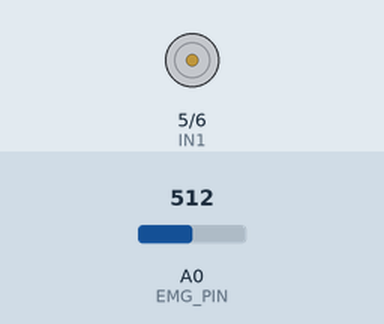
Bench run of a sketch on a simulated Arduino Uno, built with avr-gcc and run on an emulated ATmega328P. Parts: motor-driver pin pairs drawn as motors (green arrow = first pin HIGH = forward, orange = second pin HIGH = backward, longer = more drive). Inputs (shaded band) come from the test bench; at power-on: A0 (EMG_PIN) = 512. What the sketch prints to the serial monitor is not drawn.

Above: at 1.2 s.
1.3 s: A0 (EMG_PIN) set to 626
2.8 s: A0 (EMG_PIN) set to 645
4.3 s: A0 (EMG_PIN) set to 535
5.8 s: A0 (EMG_PIN) set to 508
7.3 s: A0 (EMG_PIN) set to 306
At 7.49 s:
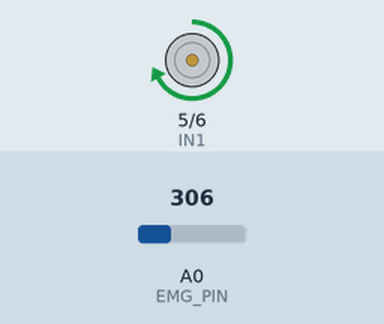
9.1 s: A0 (EMG_PIN) set to 511
At 9.29 s:
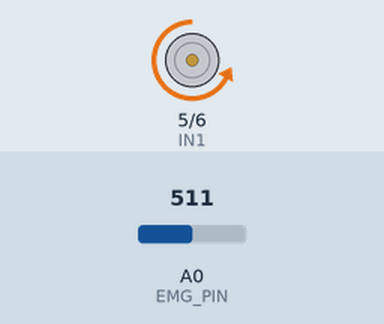
Timing chart, 0 to 11.9 s (numbered marks = the images above; inputs shaded):
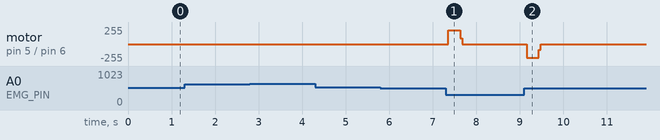

Measured:
- after the input at 7.3 s, motor on pin 5 (IN1) / pin 6 (IN2): stopped → forward 205/255 after 0.06 s, → stopped 0.28 s later
- after the input at 9.1 s, motor on pin 5 (IN1) / pin 6 (IN2): stopped → backward 205/255 after 0.06 s, → stopped 0.28 s later

The sketch:

FiltroRMS_Arduino.ino
```cpp
/* IDE Arduino: Atuadores controlados por sEMG com filtro IIR + RMS
 * De: Mariana Pedroso Naves
 * Novembro 2025
 * Parte do desenvolvimento da mão mioelétrica - UTFPR
*/

// Não se esqueça de colocar as bibliotecas como "new file" no mesmo sketch
#include "digital_filter.hpp"


// Tamanho da janela usada para o cálculo do RMS.
// Uma janela menor gera resposta mais rápida, porém menos suave.
#define JANELA 100
#define EMG_PIN A0 // Pino do sinal módulo EMG

// Saídas PWM responsáveis por controlar o motor (ponte H).
// Teste primeiro um dedo, depois declare os demais.
const int IN1 = 5;
const int IN2 = 6;

// ==========================================================================
// Parâmetros de detecção e controle
// ==========================================================================

// Limiar que define quando o RMS indica uma contração muscular.
int LIMIAR_CONTRACAO = 20;         // ideal para EMG filtrado 20–450 Hz
const int HISTERESIS = 5;         // evita que o motor fique tremendo
const int TEMPO_DEBOUNCE = 800;  // Tempo mínimo entre duas ativações consecutivas
const int PWM_MAX = 255;

// ==========================================================================
// Variáveis
// ==========================================================================
bool direcao = false;          // Direção do movimento: false = abrir, true = fechar.
bool emgAtivo = false;         // Indica se o sistema reconheceu que há contração ativa.
unsigned long ultimoTempoAcionamento = 0; // Usado para controlar o intervalo entre ativações (debounce).
int amostras[JANELA];   // armazena as últimas N amostras filtradas
int index = 0;     // posição atual no buffer circular
bool bufferCheio = false;

// ==========================================================================
// Cálculo do RMS
// ==========================================================================
double calcular_rms() {
  int64_t soma = 0;

  // Soma dos quadrados das amostras filtradas
  for (int i = 0; i < JANELA; i++) {
    soma += (int64_t)amostras[i] * (int64_t)amostras[i];
  }
  // RMS = sqrt(média dos quadrados)
  return sqrt((double)soma / JANELA);
}

// ==========================================================================
// Configuração inicial
// ==========================================================================
void setup() {
  Serial.begin(115200);

  pinMode(EMG_PIN, INPUT);
  pinMode(IN1, OUTPUT);
  pinMode(IN2, OUTPUT);
}

void loop() {

  double rms = 0;

  // Leitura bruta do sinal emg
  int16_t bruto = analogRead(EMG_PIN);

  // Aplicação do filtro digital IIR (Butterworth 20–450 Hz)
  int16_t filtrado = filter_iir_sample(bruto);

  // Armazena no buffer circular
  amostras[index] = filtrado;
  index++;

  if (index >= JANELA) {
    index = 0;
    bufferCheio = true;
  }

  // Calcula RMS somente quando o buffer estiver cheio
  if (bufferCheio) {
    rms = calcular_rms();
  }

  // Debug serial ( visualização no serial plotter)
  Serial.print(filtrado);
  Serial.print("\t");
  Serial.println(rms);

  // ======================================================================
  // Detecção de contração
  // ======================================================================

  // Detecta início da contração
  if (rms > LIMIAR_CONTRACAO && !emgAtivo) {

    unsigned long agora = millis();

    // Debounce — evita múltiplas ativações
    if (agora - ultimoTempoAcionamento > TEMPO_DEBOUNCE) {

      emgAtivo = true;
      ultimoTempoAcionamento = agora;

      // Alterna direção (abre/fecha)
      direcao = !direcao;

      // Executa o movimento
      moverMotor(direcao);
    }
  }

  // Detecta RELAXAMENTO (histerese)
  if (rms < LIMIAR_CONTRACAO - HISTERESIS) {
    emgAtivo = false;
  }

  delay(1); // mantém ~1000 Hz de amostragem
}

// ==========================================================================
// Movimento do dedo com rampa
// ==========================================================================
void mexerDedo(int IN1, int IN2, int velocidade) {
  //Movimento com rampa curta (liga e desliga o motor --> simula twitch)
  for (int i = 0; i <= 60; i++) {
    analogWrite(IN1, velocidade);
    analogWrite(IN2, 0);
    delay(4);
    analogWrite(IN1, 0);
    delay(1);
  }
}

// ==========================================================================
// Alterna motor abrir/fechar
// ==========================================================================
void moverMotor(bool fechar) {
  // Serial.print("Contração detectada → ");
  // Serial.println(fechar ? "FECHAR" : "ABRIR");

  if (fechar) {
    mexerDedo(IN1, IN2, PWM_MAX);
  } else {
    mexerDedo(IN2, IN1, PWM_MAX); // abre (inverte polaridade do motor)
  }
}
```

digital_filter.cpp
```cpp
#include "digital_filter.hpp"

// vetor de estado (8 elementos, já que temos 9 coeficientes)
double z[N_COEF - 1] = {0};

// -----------------------------------------------------------
//      IMPLEMENTAÇÃO DO FILTRO (Transposed Direct Form II)
// -----------------------------------------------------------

int16_t filter_iir_sample(int16_t sample) {

  double x = static_cast<double>(sample);

  // saída do filtro
  double y = b[0] * x + z[0];

  // atualiza estados
  for (int i = 1; i < N_COEF - 1; i++) {
    z[i - 1] = b[i] * x + z[i] - a[i] * y;
  }

  // atualiza último estado
  z[N_COEF - 2] = b[N_COEF - 1] * x - a[N_COEF - 1] * y;

  // retorna como inteiro
  return static_cast<int16_t>(y);
}
```

digital_filter.hpp
```cpp
#ifndef DIGITAL_FILTER_HPP
#define DIGITAL_FILTER_HPP

#include <Arduino.h>

#define N_COEF 9   // porque temos 9 coeficientes

// -------------------------
// Coeficientes do filtro IIR ( Inserir os filtros adquiridos no Colab)
// -------------------------

constexpr double b[N_COEF] = {
  0.55979398,
  0.0,
  -2.2391759,
  0.0,
  3.35876385,
  0.0,
  -2.2391759,
  0.0,
  0.55979398
};

constexpr double a[N_COEF] = {
  1.0,
  -0.49401762,
  -2.74104783,
  0.94030607,
  3.04723869,
  -0.64685113,
  -1.57145979,
  0.15479744,
  0.31337125
};

// Estados internos do filtro
extern double z[N_COEF - 1];

// Função que filtra uma única amostra
extern int16_t filter_iir_sample(int16_t sample);

#endif
```
